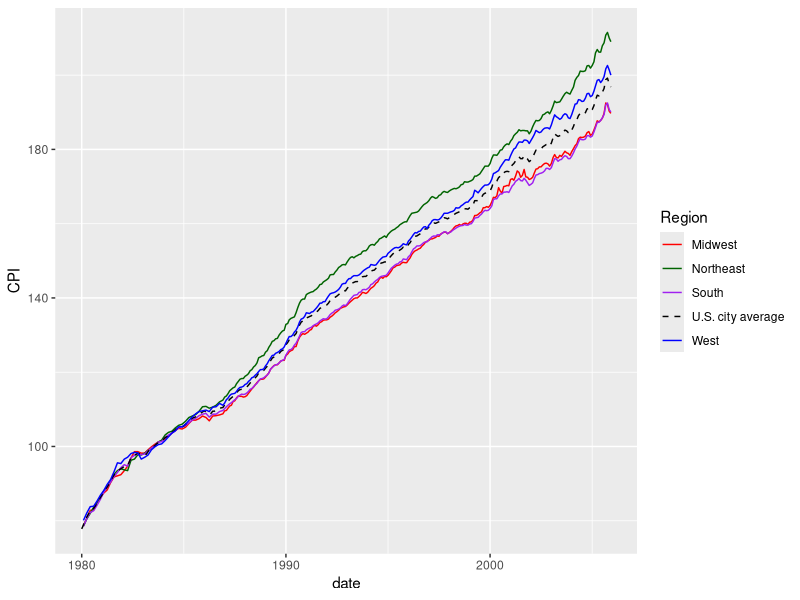
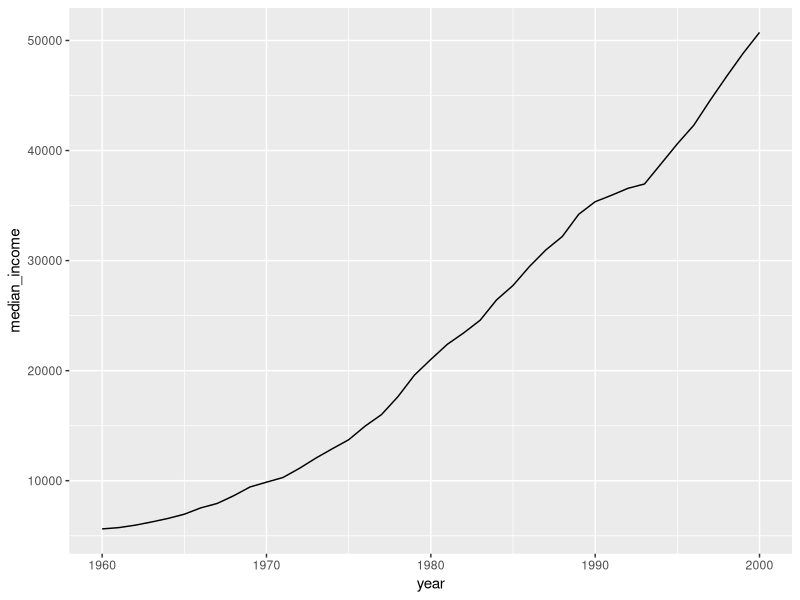

The R script that drew these images, in order:
## ---- chunk 1
library(tidyverse)
library(lubridate)
library(dplyr)
## ---- chunk 2
cpi_by_region <- read_csv("data/cpi_by_region.csv")
family_income <- read_csv("data/income_updated.csv")
## ---- chunk 3
cpi_by_region
## ---- chunk 4
cpi_by_region <- cpi_by_region |>
  mutate(date = mdy(paste(Month, "01", Period)))
## ---- chunk 5
min_year = 1990
max_year = 2000

cpi_by_region |>
  filter(Period >= min_year, Period <= max_year)
## ---- chunk 6
min_year = 1980
max_year = 2005

cpi_by_region |>
  filter(Period >= min_year, Period <= max_year) |>
  ggplot(aes(x = date, y = CPI, group = Region, color = Region,linetype = Region)) +
  geom_line() +
  scale_color_manual(values = c('Red','Dark Green', 'Purple', 'Black', 'Blue')) +
  scale_linetype_manual(values = c("solid","solid", "solid", "dashed","solid"))
## ---- chunk 7
family_income
## ---- chunk 8
min_year = 1960
max_year = 2000
family_income |>
  filter(year >= min_year, year <= max_year) |>
  ggplot(aes(x = year, y= median_income))+
      geom_line()
       
## ---- chunk 9
cpi_by_region |>
  group_by(Region)
